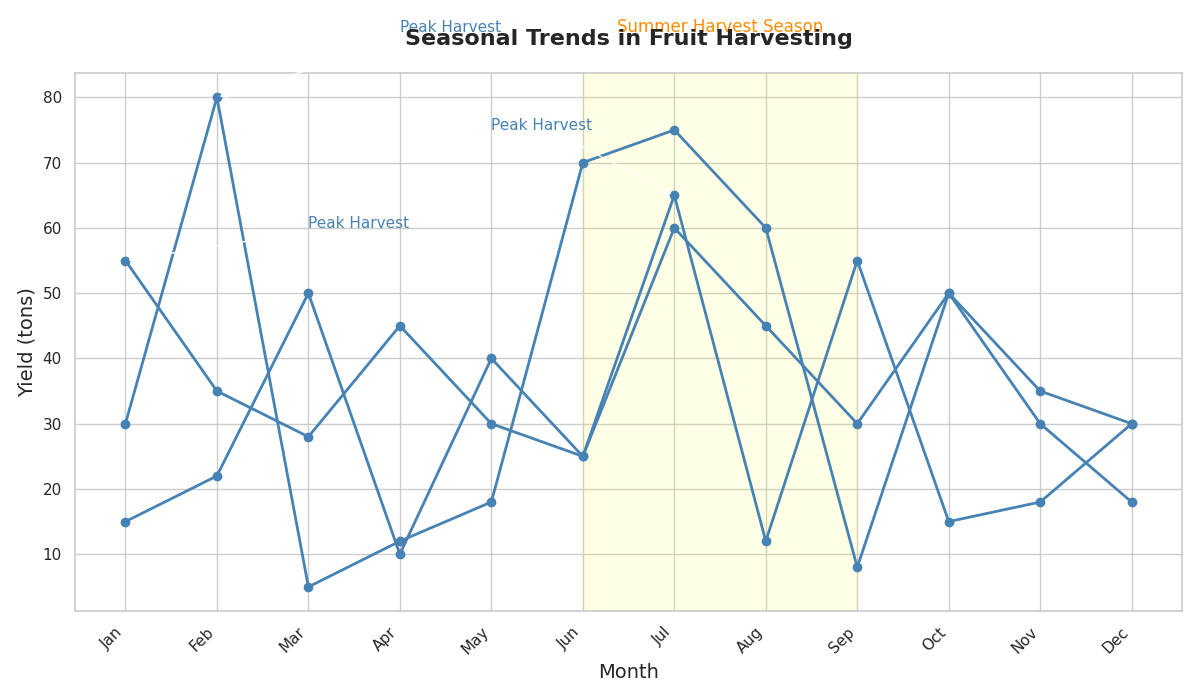

The Python source for this figure:
import matplotlib.pyplot as plt
import numpy as np

months = np.arange(1, 13)
month_names = ['Jan', 'Feb', 'Mar', 'Apr', 'May', 'Jun', 
               'Jul', 'Aug', 'Sep', 'Oct', 'Nov', 'Dec']

apples_yield = [15, 22, 50, 10, 40, 25, 65, 12, 55, 15, 18, 30]
oranges_yield = [55, 35, 28, 45, 30, 25, 60, 45, 30, 50, 35, 30]
grapes_yield = [30, 80, 5, 12, 18, 70, 75, 60, 8, 50, 30, 18]

fig, ax = plt.subplots(figsize=(12, 7))

uniform_color = '#4682B4'

ax.plot(months, apples_yield, marker='o', linestyle='-', color=uniform_color, linewidth=2)
ax.plot(months, oranges_yield, marker='o', linestyle='-', color=uniform_color, linewidth=2)
ax.plot(months, grapes_yield, marker='o', linestyle='-', color=uniform_color, linewidth=2)

ax.set_title("Seasonal Trends in Fruit Harvesting", fontsize=16, fontweight='bold', pad=20)
ax.set_xlabel('Month', fontsize=14)
ax.set_ylabel('Yield (tons)', fontsize=14)
ax.set_xticks(months)
ax.set_xticklabels(month_names, rotation=45, ha='right')

ax.annotate('Peak Harvest', xy=(7, 65), xytext=(5, 75),
            arrowprops=dict(facecolor='black', arrowstyle='->'),
            fontsize=11, color=uniform_color)
ax.annotate('Peak Harvest', xy=(1, 55), xytext=(3, 60),
            arrowprops=dict(facecolor='black', arrowstyle='->'),
            fontsize=11, color=uniform_color)
ax.annotate('Peak Harvest', xy=(2, 80), xytext=(4, 90),
            arrowprops=dict(facecolor='black', arrowstyle='->'),
            fontsize=11, color=uniform_color)

ax.axvspan(6, 9, color='yellow', alpha=0.1)
ax.text(7.5, 90, 'Summer Harvest Season', fontsize=12, color='darkorange', ha='center')

plt.tight_layout()
plt.show()
